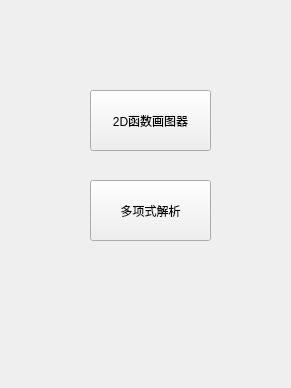
<?xml version="1.0" encoding="UTF-8"?>
<ui version="4.0">
 <class>chooseClass</class>
 <widget class="QWidget" name="chooseClass">
  <property name="geometry">
   <rect>
    <x>0</x>
    <y>0</y>
    <width>291</width>
    <height>388</height>
   </rect>
  </property>
  <property name="minimumSize">
   <size>
    <width>291</width>
    <height>388</height>
   </size>
  </property>
  <property name="maximumSize">
   <size>
    <width>291</width>
    <height>388</height>
   </size>
  </property>
  <property name="windowTitle">
   <string>choose</string>
  </property>
  <widget class="QPushButton" name="paint_button">
   <property name="geometry">
    <rect>
     <x>90</x>
     <y>90</y>
     <width>121</width>
     <height>61</height>
    </rect>
   </property>
   <property name="minimumSize">
    <size>
     <width>121</width>
     <height>61</height>
    </size>
   </property>
   <property name="maximumSize">
    <size>
     <width>121</width>
     <height>16777215</height>
    </size>
   </property>
   <property name="text">
    <string>2D函数画图器</string>
   </property>
  </widget>
  <widget class="QPushButton" name="poly_button">
   <property name="geometry">
    <rect>
     <x>90</x>
     <y>180</y>
     <width>121</width>
     <height>61</height>
    </rect>
   </property>
   <property name="text">
    <string>多项式解析</string>
   </property>
  </widget>
 </widget>
 <layoutdefault spacing="6" margin="11"/>
 <resources>
  <include location="choose.qrc"/>
 </resources>
 <connections>
  <connection>
   <sender>paint_button</sender>
   <signal>clicked()</signal>
   <receiver>chooseClass</receiver>
   <slot>push_2D_painter()</slot>
   <hints>
    <hint type="sourcelabel">
     <x>172</x>
     <y>119</y>
    </hint>
    <hint type="destinationlabel">
     <x>234</x>
     <y>112</y>
    </hint>
   </hints>
  </connection>
  <connection>
   <sender>poly_button</sender>
   <signal>clicked()</signal>
   <receiver>chooseClass</receiver>
   <slot>push_poly()</slot>
   <hints>
    <hint type="sourcelabel">
     <x>143</x>
     <y>189</y>
    </hint>
    <hint type="destinationlabel">
     <x>47</x>
     <y>207</y>
    </hint>
   </hints>
  </connection>
 </connections>
 <slots>
  <slot>push_2D_painter()</slot>
  <slot>push_poly()</slot>
 </slots>
</ui>
